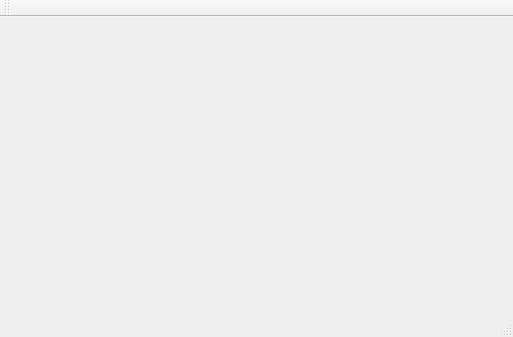
<?xml version="1.0" encoding="UTF-8"?>
<ui version="4.0">
 <class>MainWindow</class>
 <widget class="QMainWindow" name="MainWindow">
  <property name="geometry">
   <rect>
    <x>0</x>
    <y>0</y>
    <width>513</width>
    <height>337</height>
   </rect>
  </property>
  <property name="windowTitle">
   <string>MainWindow</string>
  </property>
  <widget class="QWidget" name="centralWidget"/>
  <widget class="QMenuBar" name="menuBar">
   <property name="geometry">
    <rect>
     <x>0</x>
     <y>0</y>
     <width>513</width>
     <height>25</height>
    </rect>
   </property>
  </widget>
  <widget class="QToolBar" name="mainToolBar">
   <attribute name="toolBarArea">
    <enum>TopToolBarArea</enum>
   </attribute>
   <attribute name="toolBarBreak">
    <bool>false</bool>
   </attribute>
  </widget>
  <widget class="QStatusBar" name="statusBar"/>
 </widget>
 <layoutdefault spacing="6" margin="11"/>
 <resources/>
 <connections/>
</ui>
